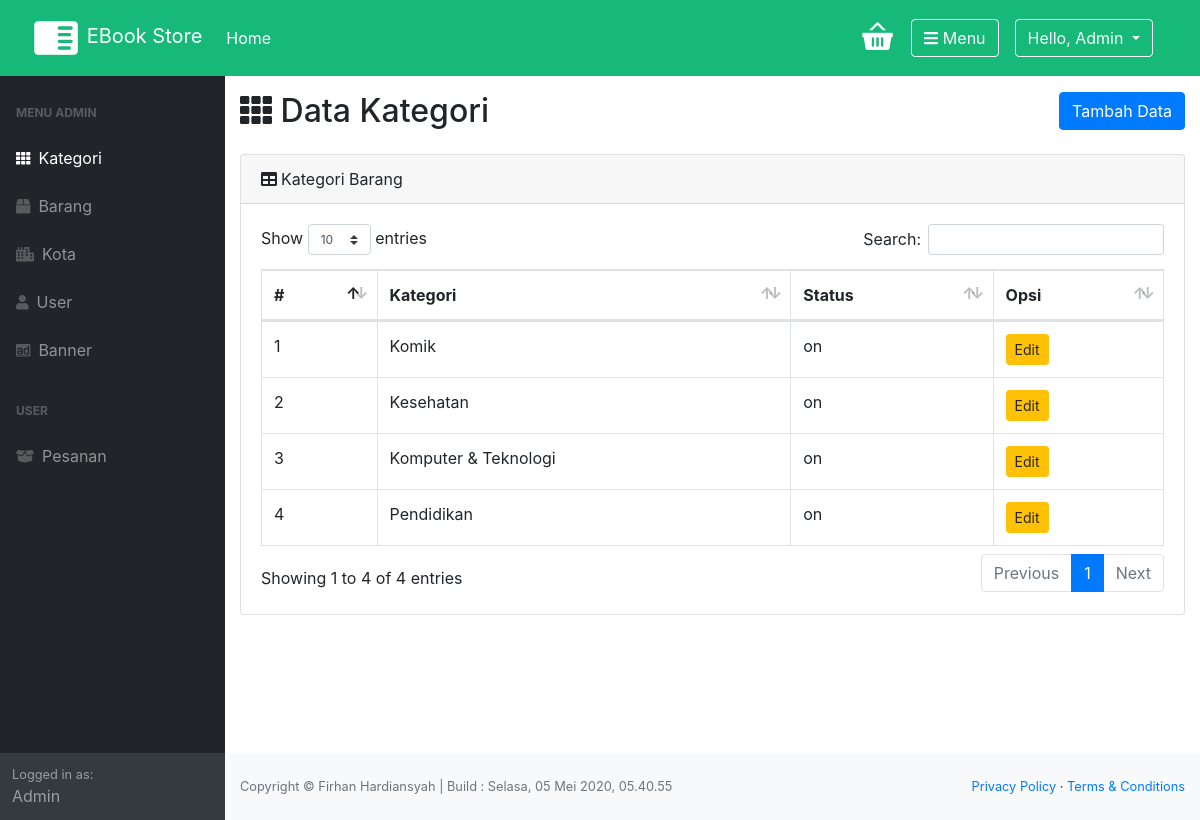
/index.php?page=my_profile&module=kategori&action=list (signed in), run on an earlier commit of the app's database.
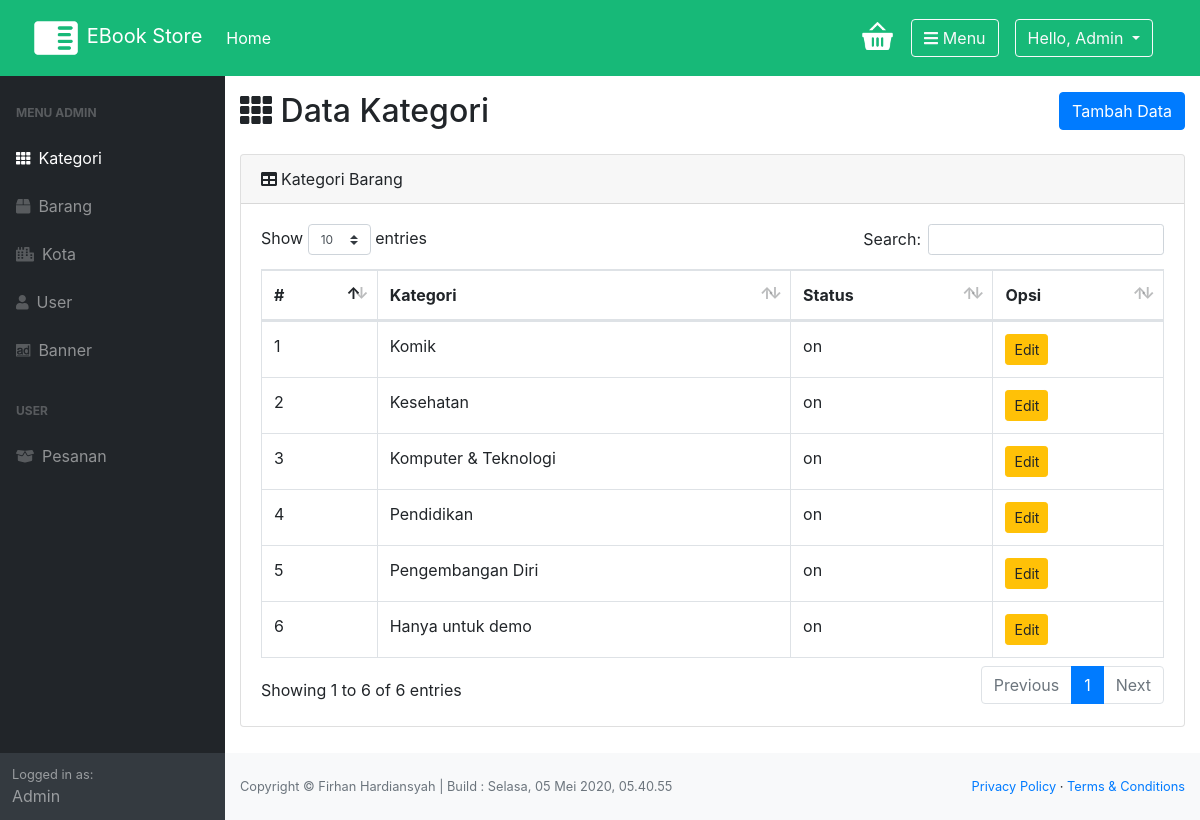
And on a later commit of the database.
### tables this page shows
CREATE TABLE `kategori` (
  `kategori_id` int(10) NOT NULL,
  `kategori` varchar(150) NOT NULL,
  `status` enum('on','off') NOT NULL
);

### module/kategori/list.php (the view)
<div class="mt-3">
  <div class="row">
    <div class="col-lg-6 col-sm-6">
      <h2><i class="fas fa-th"></i> Data Kategori</h2>
    </div>
    <div class="col-lg-6 col-sm-6">
      <a href="<?= BASE_URL . "index.php?page=my_profile&module=kategori&action=form" ?>" class="btn btn-primary mb-4 float-right">Tambah Data</a>
    </div>
  </div>
</div>
<?php
$query_kategori = mysqli_query($con, "SELECT * FROM kategori");
if (mysqli_num_rows($query_kategori) == 0) {
  echo "<h3>Tidak Ada Data</h3>";
} else {
?>
  <div class="card mb-4">
    <div class="card-header"><i class="fas fa-table mr-1"></i>Kategori Barang</div>
    <div class="card-body">
      <div class="table-responsive">
        <table class="table table-bordered" id="myTable" width="100%" cellspacing="0">
          <thead>
            <tr>
              <th>#</th>
              <th>Kategori</th>
              <th>Status</th>
              <th>Opsi</th>
            </tr>
          </thead>
          <tbody>
            <?php
            $no = 1;
            while ($data = mysqli_fetch_assoc($query_kategori)) :
            ?>
              <tr>
                <td><?= $no ?></td>
                <td><?= $data['kategori'] ?></td>
                <td><?= $data['status'] ?></td>
                <td>
                  <a href="<?= BASE_URL . "index.php?page=my_profile&module=kategori&action=form&kategori_id=$data[kategori_id]" ?>" class="btn btn-sm btn-warning">Edit</a>
                </td>
              </tr>
            <?php
              $no++;
            endwhile;
            ?>
          </tbody>
        </table>
      </div>
    </div>
  </div>
<?php
}
?>

What changed in the data, as far as the page shows it:
added kategori: kategori "Pengembangan Diri", status "on"
added kategori: kategori "Hanya untuk demo", status "on"
Also different on the page:
text written by a page script: "Show entries Search: Showing 1 to 4 of 4 entries Previous 1 Next" → "Show entries Search: Showing 1 to 6 of 6 entries Previous 1 Next"
